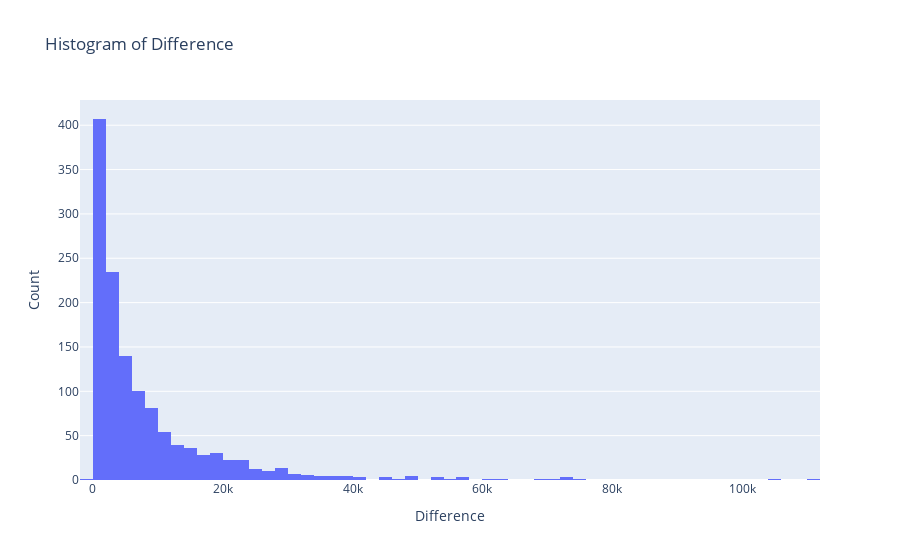

Notebook source saved alongside this figure:
### Markdown cell above
**para espectro y pds**
* tomar ventanas de 2 segundos, 2k muestras y a eso sacar el espectro de potencia y el espectograma y promediarlos para ver su diferencia con el espectograma y el espectro de potencia de la señal completa.

**finalizar tesis**
* entrenar algoritmo de clasificación para encontrar los defectos en otros lados
* entrenar algoritmo de predicción

**otras cosas que usar**
* caracterizar la señal bruta y la señal sin defecto. Estudiar espectro, psd, etc.
* estudiar cosas que digo que son raras, los defectos tiempo vida medio, tiempo entre defecto, si se aumenta la amplitud de la señal, se aumenta la cantidad de defectos, etc.
* agregar un shaker para tener otra señal de referencia y ver si el modelo puede encontrar los defectos en esta nueva señal y si reconoce otras cosas.

### Code cell
fig = go.Figure(data=[go.Histogram(x=all_taus['app_time'])])
fig.update_layout(title='Histogram of Difference', xaxis_title='Difference', yaxis_title='Count')
fig.show()

### Figure 1 — Plotly figure (JSON) as saved in the notebook; plotly's stock layout.template omitted (floating-point values rounded to 4 significant figures; data arrays with more than 128 entries replaced by an {"elided": "..."} marker saying what was removed)
{"data": [{"type": "histogram", "x": {"elided": "1305 int values"}}], "layout": {"title": {"text": "Histogram of Difference"}, "xaxis": {"title": {"text": "Difference"}}, "yaxis": {"title": {"text": "Count"}}}}
